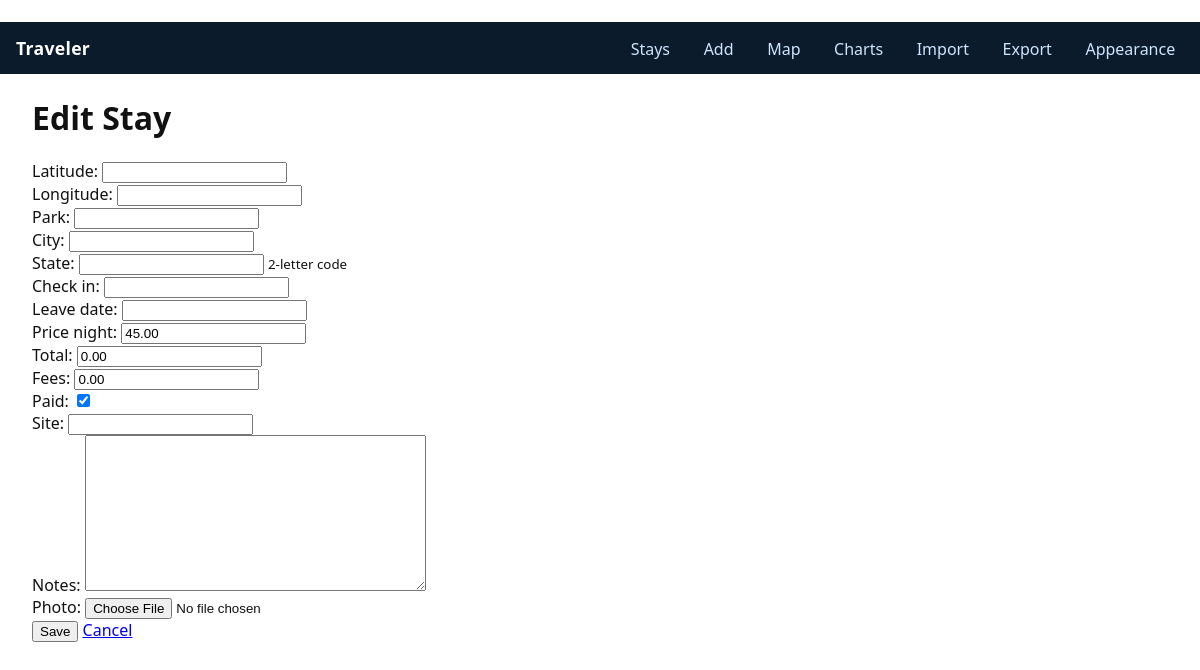
/stays/3/edit/, run on the app's committed database.
### stays/models.py (models this page shows, shortened)
class Stay(models.Model):
    latitude  = models.DecimalField(max_digits=9, decimal_places=6, null=True, blank=True)
    longitude = models.DecimalField(max_digits=9, decimal_places=6, null=True, blank=True)
    park = models.CharField(max_length=200, default="", blank=True)
    city = models.CharField(max_length=120, default="", blank=True)
    state = models.CharField(max_length=2, default="", blank=True, help_text="2-letter code")
    check_in = models.DateField(null=True, blank=True)
    leave_date = models.DateField(null=True, blank=True)
    price_night = models.DecimalField(max_digits=8, decimal_places=2, null=True, blank=True, default=Decimal("0"))
    total = models.DecimalField(max_digits=10, decimal_places=2, null=True, blank=True, default=Decimal("0"))
    fees = models.DecimalField(max_digits=10, decimal_places=2, null=True, blank=True, default=Decimal("0"))
    paid = models.BooleanField(default=False)
    site = models.CharField(max_length=50, blank=True, default="")
    notes = models.TextField(blank=True, default="")
    photo = models.ImageField(upload_to="stays_photos/", null=True, blank=True)
    def __str__(self):
        base = self.park or f"Stay #{self.pk}"
        loc = ", ".join([p for p in [self.city, self.state] if p])
        return f"{base} — {loc}" if loc else base

### stays/views.py (the view)
# urls.py: path('<int:pk>/edit/', views.stay_edit, name='edit'),
def stay_edit(request, pk):
    obj = get_object_or_404(Stay, pk=pk)
    if request.method == "POST":
        form = StayForm(request.POST, instance=obj)
        if form.is_valid():
            obj = form.save()
            return redirect("stays:detail", pk=obj.pk)
    else:
        form = StayForm(instance=obj)
    return render(request, "stays/stay_form.html", {"form": form, "stay": obj})

### stays/forms.py
class StayForm(forms.ModelForm):
    class Meta:
        model = Stay
        fields = "__all__"  # avoid unknown field errors if model differs
    def __init__(self, *args, **kwargs):
        super().__init__(*args, **kwargs)
        for fname in ("latitude", "longitude"):
            if fname in self.fields:
                self.fields[fname].widget = forms.NumberInput(attrs={"step": "0.000001", "inputmode": "decimal"})

### stays/context_processors.py (called while the page is built)
def site_appearance(request):
    return {"SITE_NAME": "Traveler"}

### stays/templates/stays/stay_form.html (shortened to what this page needs)
{% extends 'base.html' %}
{% block content %}
<div class="container mx-auto px-4 py-6 max-w-xl">
  <h1 class="text-2xl font-semibold mb-4">{% if stay %}Edit{% else %}Add{% endif %} Stay</h1>
  <form method="post" class="space-y-4">
    {% for field in form.visible_fields %}
      <div>
        {{ field.label_tag }} {{ field }}
        {% if field.help_text %}<small class="opacity-70">{{ field.help_text }}</small>{% endif %}
      </div>
    {% endfor %}
    <div class="flex gap-3">
      <button type="submit" class="btn btn-primary">Save</button>
      <a href="{% url 'stays:list' %}" class="btn">Cancel</a>
    </div>
  </form>
</div>
{% endblock %}

### static/css/style.css (style rules this page uses)
html,body { margin:0;padding:0;background:#ffffff;color:#111;font-family:system-ui,-apple-system,Segoe UI,Roboto,Ubuntu,Cantarell,"Helvetica Neue",Arial,"Noto Sans",sans-serif; }
.container { max-width:1200px;margin:0 auto;padding:0 1rem; }

### data on the page
Stay: visible_fields "45.00" "0.00" "0.00" "☑"

### other printed values
{{ field.label_tag }} "Latitude:" "Longitude:" "Park:" "City:" "State:" "Check in:" "Leave date:" "Price night:" "Total:" "Fees:" "Paid:" "Site:" "Notes:" "Photo:"
{{ field.help_text }} "2-letter code"
